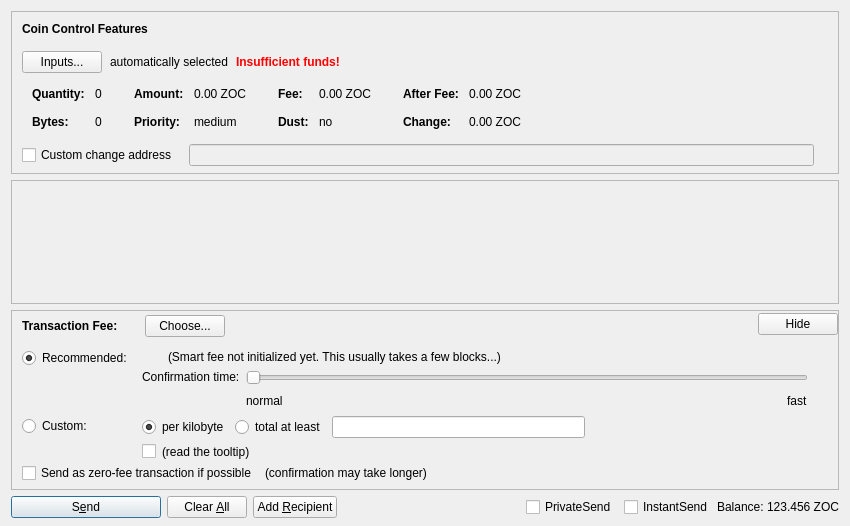
<?xml version="1.0" encoding="UTF-8"?>
<ui version="4.0">
 <class>SendCoinsDialog</class>
 <widget class="QDialog" name="SendCoinsDialog">
  <property name="geometry">
   <rect>
    <x>0</x>
    <y>0</y>
    <width>850</width>
    <height>526</height>
   </rect>
  </property>
  <property name="windowTitle">
   <string>Send Coins</string>
  </property>
  <layout class="QVBoxLayout" name="verticalLayout" stretch="0,1,0,0">
   <property name="bottomMargin">
    <number>8</number>
   </property>
   <item>
    <widget class="QFrame" name="frameCoinControl">
     <property name="sizePolicy">
      <sizepolicy hsizetype="Expanding" vsizetype="Expanding">
       <horstretch>0</horstretch>
       <verstretch>0</verstretch>
      </sizepolicy>
     </property>
     <property name="maximumSize">
      <size>
       <width>16777215</width>
       <height>16777215</height>
      </size>
     </property>
     <property name="frameShape">
      <enum>QFrame::StyledPanel</enum>
     </property>
     <property name="frameShadow">
      <enum>QFrame::Sunken</enum>
     </property>
     <layout class="QVBoxLayout" name="verticalLayoutCoinControl2">
      <property name="spacing">
       <number>0</number>
      </property>
      <property name="leftMargin">
       <number>0</number>
      </property>
      <property name="topMargin">
       <number>0</number>
      </property>
      <property name="rightMargin">
       <number>0</number>
      </property>
      <property name="bottomMargin">
       <number>6</number>
      </property>
      <item>
       <layout class="QVBoxLayout" name="verticalLayoutCoinControl" stretch="0,0,0,0,1">
        <property name="spacing">
         <number>0</number>
        </property>
        <property name="leftMargin">
         <number>10</number>
        </property>
        <property name="topMargin">
         <number>10</number>
        </property>
        <item>
         <layout class="QHBoxLayout" name="horizontalLayoutCoinControl1">
          <property name="bottomMargin">
           <number>15</number>
          </property>
          <item>
           <widget class="QLabel" name="labelCoinControlFeatures">
            <property name="sizePolicy">
             <sizepolicy hsizetype="Preferred" vsizetype="Maximum">
              <horstretch>0</horstretch>
              <verstretch>0</verstretch>
             </sizepolicy>
            </property>
            <property name="font">
             <font>
              <weight>75</weight>
              <bold>true</bold>
             </font>
            </property>
            <property name="styleSheet">
             <string notr="true">font-weight:bold;</string>
            </property>
            <property name="text">
             <string>Coin Control Features</string>
            </property>
           </widget>
          </item>
         </layout>
        </item>
        <item>
         <layout class="QHBoxLayout" name="horizontalLayoutCoinControl2" stretch="0,0,0,0">
          <property name="spacing">
           <number>8</number>
          </property>
          <property name="bottomMargin">
           <number>10</number>
          </property>
          <item>
           <widget class="QPushButton" name="pushButtonCoinControl">
            <property name="styleSheet">
             <string notr="true"/>
            </property>
            <property name="text">
             <string>Inputs...</string>
            </property>
            <property name="autoDefault">
             <bool>false</bool>
            </property>
           </widget>
          </item>
          <item>
           <widget class="QLabel" name="labelCoinControlAutomaticallySelected">
            <property name="text">
             <string>automatically selected</string>
            </property>
            <property name="margin">
             <number>5</number>
            </property>
           </widget>
          </item>
          <item>
           <widget class="QLabel" name="labelCoinControlInsuffFunds">
            <property name="font">
             <font>
              <weight>75</weight>
              <bold>true</bold>
             </font>
            </property>
            <property name="styleSheet">
             <string notr="true">color:red;font-weight:bold;</string>
            </property>
            <property name="text">
             <string>Insufficient funds!</string>
            </property>
            <property name="margin">
             <number>5</number>
            </property>
           </widget>
          </item>
          <item>
           <spacer name="horizontalSpacerCoinControl">
            <property name="orientation">
             <enum>Qt::Horizontal</enum>
            </property>
            <property name="sizeHint" stdset="0">
             <size>
              <width>40</width>
              <height>1</height>
             </size>
            </property>
           </spacer>
          </item>
         </layout>
        </item>
        <item>
         <widget class="QWidget" name="widgetCoinControl" native="true">
          <property name="sizePolicy">
           <sizepolicy hsizetype="Preferred" vsizetype="Preferred">
            <horstretch>0</horstretch>
            <verstretch>0</verstretch>
           </sizepolicy>
          </property>
          <property name="minimumSize">
           <size>
            <width>0</width>
            <height>0</height>
           </size>
          </property>
          <property name="styleSheet">
           <string notr="true"/>
          </property>
          <layout class="QHBoxLayout" name="horizontalLayoutCoinControl5">
           <property name="leftMargin">
            <number>0</number>
           </property>
           <property name="topMargin">
            <number>0</number>
           </property>
           <property name="rightMargin">
            <number>0</number>
           </property>
           <property name="bottomMargin">
            <number>0</number>
           </property>
           <item>
            <layout class="QHBoxLayout" name="horizontalLayoutCoinControl3" stretch="0,0,0,1">
             <property name="spacing">
              <number>20</number>
             </property>
             <property name="topMargin">
              <number>0</number>
             </property>
             <property name="bottomMargin">
              <number>10</number>
             </property>
             <item>
              <layout class="QFormLayout" name="formLayoutCoinControl1">
               <property name="horizontalSpacing">
                <number>10</number>
               </property>
               <property name="verticalSpacing">
                <number>14</number>
               </property>
               <property name="leftMargin">
                <number>10</number>
               </property>
               <property name="topMargin">
                <number>4</number>
               </property>
               <property name="rightMargin">
                <number>6</number>
               </property>
               <item row="0" column="0">
                <widget class="QLabel" name="labelCoinControlQuantityText">
                 <property name="font">
                  <font>
                   <weight>75</weight>
                   <bold>true</bold>
                  </font>
                 </property>
                 <property name="text">
                  <string>Quantity:</string>
                 </property>
                 <property name="margin">
                  <number>0</number>
                 </property>
                </widget>
               </item>
               <item row="0" column="1">
                <widget class="QLabel" name="labelCoinControlQuantity">
                 <property name="cursor">
                  <cursorShape>IBeamCursor</cursorShape>
                 </property>
                 <property name="contextMenuPolicy">
                  <enum>Qt::ActionsContextMenu</enum>
                 </property>
                 <property name="text">
                  <string notr="true">0</string>
                 </property>
                 <property name="margin">
                  <number>0</number>
                 </property>
                 <property name="textInteractionFlags">
                  <set>Qt::LinksAccessibleByMouse|Qt::TextSelectableByKeyboard|Qt::TextSelectableByMouse</set>
                 </property>
                </widget>
               </item>
               <item row="1" column="0">
                <widget class="QLabel" name="labelCoinControlBytesText">
                 <property name="font">
                  <font>
                   <weight>75</weight>
                   <bold>true</bold>
                  </font>
                 </property>
                 <property name="text">
                  <string>Bytes:</string>
                 </property>
                </widget>
               </item>
               <item row="1" column="1">
                <widget class="QLabel" name="labelCoinControlBytes">
                 <property name="cursor">
                  <cursorShape>IBeamCursor</cursorShape>
                 </property>
                 <property name="contextMenuPolicy">
                  <enum>Qt::ActionsContextMenu</enum>
                 </property>
                 <property name="text">
                  <string notr="true">0</string>
                 </property>
                 <property name="textInteractionFlags">
                  <set>Qt::LinksAccessibleByMouse|Qt::TextSelectableByKeyboard|Qt::TextSelectableByMouse</set>
                 </property>
                </widget>
               </item>
              </layout>
             </item>
             <item>
              <layout class="QFormLayout" name="formLayoutCoinControl2">
               <property name="horizontalSpacing">
                <number>10</number>
               </property>
               <property name="verticalSpacing">
                <number>14</number>
               </property>
               <property name="leftMargin">
                <number>6</number>
               </property>
               <property name="topMargin">
                <number>4</number>
               </property>
               <property name="rightMargin">
                <number>6</number>
               </property>
               <item row="0" column="0">
                <widget class="QLabel" name="labelCoinControlAmountText">
                 <property name="font">
                  <font>
                   <weight>75</weight>
                   <bold>true</bold>
                  </font>
                 </property>
                 <property name="text">
                  <string>Amount:</string>
                 </property>
                 <property name="margin">
                  <number>0</number>
                 </property>
                </widget>
               </item>
               <item row="0" column="1">
                <widget class="QLabel" name="labelCoinControlAmount">
                 <property name="cursor">
                  <cursorShape>IBeamCursor</cursorShape>
                 </property>
                 <property name="contextMenuPolicy">
                  <enum>Qt::ActionsContextMenu</enum>
                 </property>
                 <property name="text">
                  <string notr="true">0.00 ZOC</string>
                 </property>
                 <property name="textInteractionFlags">
                  <set>Qt::LinksAccessibleByMouse|Qt::TextSelectableByKeyboard|Qt::TextSelectableByMouse</set>
                 </property>
                </widget>
               </item>
               <item row="1" column="0">
                <widget class="QLabel" name="labelCoinControlPriorityText">
                 <property name="font">
                  <font>
                   <weight>75</weight>
                   <bold>true</bold>
                  </font>
                 </property>
                 <property name="text">
                  <string>Priority:</string>
                 </property>
                </widget>
               </item>
               <item row="1" column="1">
                <widget class="QLabel" name="labelCoinControlPriority">
                 <property name="cursor">
                  <cursorShape>IBeamCursor</cursorShape>
                 </property>
                 <property name="contextMenuPolicy">
                  <enum>Qt::ActionsContextMenu</enum>
                 </property>
                 <property name="text">
                  <string>medium</string>
                 </property>
                 <property name="textInteractionFlags">
                  <set>Qt::LinksAccessibleByMouse|Qt::TextSelectableByKeyboard|Qt::TextSelectableByMouse</set>
                 </property>
                </widget>
               </item>
              </layout>
             </item>
             <item>
              <layout class="QFormLayout" name="formLayoutCoinControl3">
               <property name="horizontalSpacing">
                <number>10</number>
               </property>
               <property name="verticalSpacing">
                <number>14</number>
               </property>
               <property name="leftMargin">
                <number>6</number>
               </property>
               <property name="topMargin">
                <number>4</number>
               </property>
               <property name="rightMargin">
                <number>6</number>
               </property>
               <item row="0" column="0">
                <widget class="QLabel" name="labelCoinControlFeeText">
                 <property name="font">
                  <font>
                   <weight>75</weight>
                   <bold>true</bold>
                  </font>
                 </property>
                 <property name="text">
                  <string>Fee:</string>
                 </property>
                 <property name="margin">
                  <number>0</number>
                 </property>
                </widget>
               </item>
               <item row="0" column="1">
                <widget class="QLabel" name="labelCoinControlFee">
                 <property name="cursor">
                  <cursorShape>IBeamCursor</cursorShape>
                 </property>
                 <property name="contextMenuPolicy">
                  <enum>Qt::ActionsContextMenu</enum>
                 </property>
                 <property name="text">
                  <string notr="true">0.00 ZOC</string>
                 </property>
                 <property name="textInteractionFlags">
                  <set>Qt::LinksAccessibleByMouse|Qt::TextSelectableByKeyboard|Qt::TextSelectableByMouse</set>
                 </property>
                </widget>
               </item>
               <item row="1" column="0">
                <widget class="QLabel" name="labelCoinControlLowOutputText">
                 <property name="font">
                  <font>
                   <weight>75</weight>
                   <bold>true</bold>
                  </font>
                 </property>
                 <property name="text">
                  <string>Dust:</string>
                 </property>
                </widget>
               </item>
               <item row="1" column="1">
                <widget class="QLabel" name="labelCoinControlLowOutput">
                 <property name="cursor">
                  <cursorShape>IBeamCursor</cursorShape>
                 </property>
                 <property name="contextMenuPolicy">
                  <enum>Qt::ActionsContextMenu</enum>
                 </property>
                 <property name="text">
                  <string>no</string>
                 </property>
                 <property name="textInteractionFlags">
                  <set>Qt::LinksAccessibleByMouse|Qt::TextSelectableByKeyboard|Qt::TextSelectableByMouse</set>
                 </property>
                </widget>
               </item>
              </layout>
             </item>
             <item>
              <layout class="QFormLayout" name="formLayoutCoinControl4">
               <property name="horizontalSpacing">
                <number>10</number>
               </property>
               <property name="verticalSpacing">
                <number>14</number>
               </property>
               <property name="leftMargin">
                <number>6</number>
               </property>
               <property name="topMargin">
                <number>4</number>
               </property>
               <property name="rightMargin">
                <number>6</number>
               </property>
               <item row="0" column="0">
                <widget class="QLabel" name="labelCoinControlAfterFeeText">
                 <property name="font">
                  <font>
                   <weight>75</weight>
                   <bold>true</bold>
                  </font>
                 </property>
                 <property name="text">
                  <string>After Fee:</string>
                 </property>
                 <property name="margin">
                  <number>0</number>
                 </property>
                </widget>
               </item>
               <item row="0" column="1">
                <widget class="QLabel" name="labelCoinControlAfterFee">
                 <property name="cursor">
                  <cursorShape>IBeamCursor</cursorShape>
                 </property>
                 <property name="contextMenuPolicy">
                  <enum>Qt::ActionsContextMenu</enum>
                 </property>
                 <property name="text">
                  <string notr="true">0.00 ZOC</string>
                 </property>
                 <property name="textInteractionFlags">
                  <set>Qt::LinksAccessibleByMouse|Qt::TextSelectableByKeyboard|Qt::TextSelectableByMouse</set>
                 </property>
                </widget>
               </item>
               <item row="1" column="0">
                <widget class="QLabel" name="labelCoinControlChangeText">
                 <property name="font">
                  <font>
                   <weight>75</weight>
                   <bold>true</bold>
                  </font>
                 </property>
                 <property name="text">
                  <string>Change:</string>
                 </property>
                </widget>
               </item>
               <item row="1" column="1">
                <widget class="QLabel" name="labelCoinControlChange">
                 <property name="cursor">
                  <cursorShape>IBeamCursor</cursorShape>
                 </property>
                 <property name="contextMenuPolicy">
                  <enum>Qt::ActionsContextMenu</enum>
                 </property>
                 <property name="text">
                  <string notr="true">0.00 ZOC</string>
                 </property>
                 <property name="textInteractionFlags">
                  <set>Qt::LinksAccessibleByMouse|Qt::TextSelectableByKeyboard|Qt::TextSelectableByMouse</set>
                 </property>
                </widget>
               </item>
              </layout>
             </item>
            </layout>
           </item>
          </layout>
         </widget>
        </item>
        <item>
         <layout class="QHBoxLayout" name="horizontalLayoutCoinControl4" stretch="0,0,0">
          <property name="spacing">
           <number>12</number>
          </property>
          <property name="sizeConstraint">
           <enum>QLayout::SetDefaultConstraint</enum>
          </property>
          <property name="topMargin">
           <number>5</number>
          </property>
          <property name="rightMargin">
           <number>5</number>
          </property>
          <item>
           <widget class="QCheckBox" name="checkBoxCoinControlChange">
            <property name="toolTip">
             <string>If this is activated, but the change address is empty or invalid, change will be sent to a newly generated address.</string>
            </property>
            <property name="text">
             <string>Custom change address</string>
            </property>
           </widget>
          </item>
          <item>
           <widget class="QValidatedLineEdit" name="lineEditCoinControlChange">
            <property name="enabled">
             <bool>false</bool>
            </property>
            <property name="sizePolicy">
             <sizepolicy hsizetype="Expanding" vsizetype="Fixed">
              <horstretch>0</horstretch>
              <verstretch>0</verstretch>
             </sizepolicy>
            </property>
           </widget>
          </item>
          <item>
           <widget class="QLabel" name="labelCoinControlChangeLabel">
            <property name="sizePolicy">
             <sizepolicy hsizetype="Preferred" vsizetype="Expanding">
              <horstretch>0</horstretch>
              <verstretch>0</verstretch>
             </sizepolicy>
            </property>
            <property name="minimumSize">
             <size>
              <width>0</width>
              <height>0</height>
             </size>
            </property>
            <property name="text">
             <string/>
            </property>
            <property name="margin">
             <number>3</number>
            </property>
           </widget>
          </item>
         </layout>
        </item>
        <item>
         <spacer name="verticalSpacerCoinControl">
          <property name="orientation">
           <enum>Qt::Vertical</enum>
          </property>
          <property name="sizeHint" stdset="0">
           <size>
            <width>800</width>
            <height>1</height>
           </size>
          </property>
         </spacer>
        </item>
       </layout>
      </item>
     </layout>
    </widget>
   </item>
   <item>
    <widget class="QScrollArea" name="scrollArea">
     <property name="widgetResizable">
      <bool>true</bool>
     </property>
     <widget class="QWidget" name="scrollAreaWidgetContents">
      <property name="geometry">
       <rect>
        <x>0</x>
        <y>0</y>
        <width>830</width>
        <height>69</height>
       </rect>
      </property>
      <layout class="QVBoxLayout" name="verticalLayout_2" stretch="0,1">
       <property name="leftMargin">
        <number>0</number>
       </property>
       <property name="topMargin">
        <number>0</number>
       </property>
       <property name="rightMargin">
        <number>0</number>
       </property>
       <property name="bottomMargin">
        <number>0</number>
       </property>
       <item>
        <layout class="QVBoxLayout" name="entries">
         <property name="spacing">
          <number>6</number>
         </property>
        </layout>
       </item>
       <item>
        <spacer name="verticalSpacer">
         <property name="orientation">
          <enum>Qt::Vertical</enum>
         </property>
         <property name="sizeHint" stdset="0">
          <size>
           <width>20</width>
           <height>40</height>
          </size>
         </property>
        </spacer>
       </item>
      </layout>
     </widget>
    </widget>
   </item>
   <item>
    <widget class="QFrame" name="frameFee">
     <property name="sizePolicy">
      <sizepolicy hsizetype="Expanding" vsizetype="Expanding">
       <horstretch>0</horstretch>
       <verstretch>0</verstretch>
      </sizepolicy>
     </property>
     <property name="maximumSize">
      <size>
       <width>16777215</width>
       <height>16777215</height>
      </size>
     </property>
     <property name="frameShape">
      <enum>QFrame::StyledPanel</enum>
     </property>
     <property name="frameShadow">
      <enum>QFrame::Sunken</enum>
     </property>
     <layout class="QVBoxLayout" name="verticalLayoutFee1">
      <property name="spacing">
       <number>0</number>
      </property>
      <property name="leftMargin">
       <number>0</number>
      </property>
      <property name="topMargin">
       <number>0</number>
      </property>
      <property name="rightMargin">
       <number>0</number>
      </property>
      <property name="bottomMargin">
       <number>0</number>
      </property>
      <item>
       <layout class="QVBoxLayout" name="verticalLayoutFee2" stretch="0,0,0">
        <property name="spacing">
         <number>0</number>
        </property>
        <property name="leftMargin">
         <number>10</number>
        </property>
        <property name="topMargin">
         <number>0</number>
        </property>
        <item>
         <layout class="QHBoxLayout" name="horizontalLayoutFee1">
          <property name="bottomMargin">
           <number>0</number>
          </property>
          <item>
           <layout class="QVBoxLayout" name="verticalLayoutFee7">
            <property name="spacing">
             <number>0</number>
            </property>
            <item>
             <spacer name="verticalSpacerSmartFee">
              <property name="orientation">
               <enum>Qt::Vertical</enum>
              </property>
              <property name="sizeType">
               <enum>QSizePolicy::Fixed</enum>
              </property>
              <property name="sizeHint" stdset="0">
               <size>
                <width>1</width>
                <height>4</height>
               </size>
              </property>
             </spacer>
            </item>
            <item>
             <layout class="QHBoxLayout" name="horizontalLayoutSmartFee">
              <property name="spacing">
               <number>10</number>
              </property>
              <item>
               <widget class="QLabel" name="labelFeeHeadline">
                <property name="sizePolicy">
                 <sizepolicy hsizetype="Preferred" vsizetype="Maximum">
                  <horstretch>0</horstretch>
                  <verstretch>0</verstretch>
                 </sizepolicy>
                </property>
                <property name="font">
                 <font>
                  <weight>75</weight>
                  <bold>true</bold>
                 </font>
                </property>
                <property name="styleSheet">
                 <string notr="true">font-weight:bold;</string>
                </property>
                <property name="text">
                 <string>Transaction Fee:</string>
                </property>
               </widget>
              </item>
              <item>
               <widget class="QLabel" name="labelFeeMinimized">
                <property name="text">
                 <string/>
                </property>
               </widget>
              </item>
              <item>
               <widget class="QPushButton" name="buttonChooseFee">
                <property name="text">
                 <string>Choose...</string>
                </property>
               </widget>
              </item>
             </layout>
            </item>
            <item>
             <spacer name="verticalSpacer_5">
              <property name="orientation">
               <enum>Qt::Vertical</enum>
              </property>
              <property name="sizeHint" stdset="0">
               <size>
                <width>1</width>
                <height>1</height>
               </size>
              </property>
             </spacer>
            </item>
           </layout>
          </item>
          <item>
           <spacer name="horizontalSpacer_4">
            <property name="orientation">
             <enum>Qt::Horizontal</enum>
            </property>
            <property name="sizeHint" stdset="0">
             <size>
              <width>40</width>
              <height>20</height>
             </size>
            </property>
           </spacer>
          </item>
          <item>
           <widget class="QPushButton" name="buttonMinimizeFee">
            <property name="toolTip">
             <string>collapse fee-settings</string>
            </property>
            <property name="text">
             <string>Hide</string>
            </property>
           </widget>
          </item>
         </layout>
        </item>
        <item>
         <widget class="QFrame" name="frameFeeSelection">
          <layout class="QVBoxLayout" name="verticalLayoutFee12">
           <property name="spacing">
            <number>0</number>
           </property>
           <property name="leftMargin">
            <number>0</number>
           </property>
           <property name="topMargin">
            <number>0</number>
           </property>
           <property name="rightMargin">
            <number>0</number>
           </property>
           <property name="bottomMargin">
            <number>0</number>
           </property>
           <item>
            <layout class="QGridLayout" name="gridLayoutFee">
             <property name="topMargin">
              <number>10</number>
             </property>
             <property name="bottomMargin">
              <number>4</number>
             </property>
             <property name="horizontalSpacing">
              <number>10</number>
             </property>
             <property name="verticalSpacing">
              <number>4</number>
             </property>
             <item row="1" column="1">
              <layout class="QVBoxLayout" name="verticalLayoutFee8">
               <property name="spacing">
                <number>6</number>
               </property>
               <item>
                <layout class="QHBoxLayout" name="horizontalLayoutFee13">
                 <item>
                  <widget class="QRadioButton" name="radioCustomPerKilobyte">
                   <property name="toolTip">
                    <string>If the custom fee is set to 1000 duffs and the transaction is only 250 bytes, then &quot;per kilobyte&quot; only pays 250 duffs in fee,&lt;br /&gt;while &quot;at least&quot; pays 1000 duffs. For transactions bigger than a kilobyte both pay by kilobyte.</string>
                   </property>
                   <property name="text">
                    <string>per kilobyte</string>
                   </property>
                   <property name="checked">
                    <bool>true</bool>
                   </property>
                   <attribute name="buttonGroup">
                    <string notr="true">groupCustomFee</string>
                   </attribute>
                  </widget>
                 </item>
                 <item>
                  <widget class="QRadioButton" name="radioCustomAtLeast">
                   <property name="toolTip">
                    <string>If the custom fee is set to 1000 duffs and the transaction is only 250 bytes, then &quot;per kilobyte&quot; only pays 250 duffs in fee,&lt;br /&gt;while &quot;total at least&quot; pays 1000 duffs. For transactions bigger than a kilobyte both pay by kilobyte.</string>
                   </property>
                   <property name="text">
                    <string>total at least</string>
                   </property>
                   <attribute name="buttonGroup">
                    <string notr="true">groupCustomFee</string>
                   </attribute>
                  </widget>
                 </item>
                 <item>
                  <widget class="BitcoinAmountField" name="customFee"/>
                 </item>
                 <item>
                  <spacer name="horizontalSpacer_6">
                   <property name="orientation">
                    <enum>Qt::Horizontal</enum>
                   </property>
                   <property name="sizeHint" stdset="0">
                    <size>
                     <width>1</width>
                     <height>1</height>
                    </size>
                   </property>
                  </spacer>
                 </item>
                </layout>
               </item>
               <item>
                <layout class="QHBoxLayout" name="horizontalLayoutFee8">
                 <item>
                  <widget class="QCheckBox" name="checkBoxMinimumFee">
                   <property name="toolTip">
                    <string>Paying only the minimum fee is just fine as long as there is less transaction volume than space in the blocks.&lt;br /&gt;But be aware that this can end up in a never confirming transaction once there is more demand for zeroone transactions than the network can process.</string>
                   </property>
                   <property name="text">
                    <string/>
                   </property>
                  </widget>
                 </item>
                 <item>
                  <widget class="QLabel" name="labelMinFeeWarning">
                   <property name="enabled">
                    <bool>true</bool>
                   </property>
                   <property name="toolTip">
                    <string>Paying only the minimum fee is just fine as long as there is less transaction volume than space in the blocks.&lt;br /&gt;But be aware that this can end up in a never confirming transaction once there is more demand for zeroone transactions than the network can process.</string>
                   </property>
                   <property name="text">
                    <string>(read the tooltip)</string>
                   </property>
                   <property name="margin">
                    <number>5</number>
                   </property>
                  </widget>
                 </item>
                 <item>
                  <spacer name="horizontalSpacer_2">
                   <property name="orientation">
                    <enum>Qt::Horizontal</enum>
                   </property>
                   <property name="sizeHint" stdset="0">
                    <size>
                     <width>1</width>
                     <height>1</height>
                    </size>
                   </property>
                  </spacer>
                 </item>
                </layout>
               </item>
              </layout>
             </item>
             <item row="0" column="0">
              <layout class="QVBoxLayout" name="verticalLayoutFee4" stretch="0,1">
               <item>
                <widget class="QRadioButton" name="radioSmartFee">
                 <property name="text">
                  <string>Recommended:</string>
                 </property>
                 <property name="checked">
                  <bool>true</bool>
                 </property>
                 <attribute name="buttonGroup">
                  <string notr="true">groupFee</string>
                 </attribute>
                </widget>
               </item>
               <item>
                <spacer name="verticalSpacer_2">
                 <property name="orientation">
                  <enum>Qt::Vertical</enum>
                 </property>
                 <property name="sizeHint" stdset="0">
                  <size>
                   <width>1</width>
                   <height>1</height>
                  </size>
                 </property>
                </spacer>
               </item>
              </layout>
             </item>
             <item row="1" column="0">
              <layout class="QVBoxLayout" name="verticalLayoutFee9" stretch="0,1">
               <item>
                <widget class="QRadioButton" name="radioCustomFee">
                 <property name="text">
                  <string>Custom:</string>
                 </property>
                 <attribute name="buttonGroup">
                  <string notr="true">groupFee</string>
                 </attribute>
                </widget>
               </item>
               <item>
                <spacer name="verticalSpacer_6">
                 <property name="orientation">
                  <enum>Qt::Vertical</enum>
                 </property>
                 <property name="sizeHint" stdset="0">
                  <size>
                   <width>1</width>
                   <height>1</height>
                  </size>
                 </property>
                </spacer>
               </item>
              </layout>
             </item>
             <item row="0" column="1">
              <layout class="QVBoxLayout" name="verticalLayoutFee3" stretch="0,0,1">
               <property name="spacing">
                <number>6</number>
               </property>
               <property name="topMargin">
                <number>2</number>
               </property>
               <item>
                <layout class="QHBoxLayout" name="horizontalLayoutFee12">
                 <item>
                  <widget class="QLabel" name="labelSmartFee">
                   <property name="text">
                    <string/>
                   </property>
                   <property name="margin">
                    <number>2</number>
                   </property>
                  </widget>
                 </item>
                 <item>
                  <widget class="QLabel" name="labelFeeEstimation">
                   <property name="text">
                    <string/>
                   </property>
                  </widget>
                 </item>
                 <item>
                  <widget class="QLabel" name="labelSmartFee2">
                   <property name="text">
                    <string>(Smart fee not initialized yet. This usually takes a few blocks...)</string>
                   </property>
                   <property name="margin">
                    <number>2</number>
                   </property>
                  </widget>
                 </item>
                 <item>
                  <spacer name="horizontalSpacer_5">
                   <property name="orientation">
                    <enum>Qt::Horizontal</enum>
                   </property>
                   <property name="sizeHint" stdset="0">
                    <size>
                     <width>1</width>
                     <height>1</height>
                    </size>
                   </property>
                  </spacer>
                 </item>
                </layout>
               </item>
               <item>
                <layout class="QHBoxLayout" name="horizontalLayoutFee9">
                 <item>
                  <layout class="QVBoxLayout" name="verticalLayoutFee6">
                   <item>
                    <widget class="QLabel" name="labelSmartFee3">
                     <property name="text">
                      <string>Confirmation time:</string>
                     </property>
                     <property name="margin">
                      <number>2</number>
                     </property>
                    </widget>
                   </item>
                   <item>
                    <spacer name="verticalSpacer_3">
                     <property name="orientation">
                      <enum>Qt::Vertical</enum>
                     </property>
                     <property name="sizeHint" stdset="0">
                      <size>
                       <width>1</width>
                       <height>1</height>
                      </size>
                     </property>
                    </spacer>
                   </item>
                  </layout>
                 </item>
                 <item>
                  <layout class="QVBoxLayout" name="verticalLayoutFee5">
                   <property name="rightMargin">
                    <number>30</number>
                   </property>
                   <item>
                    <widget class="QSlider" name="sliderSmartFee">
                     <property name="minimum">
                      <number>0</number>
                     </property>
                     <property name="maximum">
                      <number>24</number>
                     </property>
                     <property name="pageStep">
                      <number>1</number>
                     </property>
                     <property name="value">
                      <number>0</number>
                     </property>
                     <property name="orientation">
                      <enum>Qt::Horizontal</enum>
                     </property>
                     <property name="invertedAppearance">
                      <bool>false</bool>
                     </property>
                     <property name="invertedControls">
                      <bool>false</bool>
                     </property>
                     <property name="tickPosition">
                      <enum>QSlider::NoTicks</enum>
                     </property>
                    </widget>
                   </item>
                   <item>
                    <layout class="QHBoxLayout" name="horizontalLayoutFee10">
                     <item>
                      <widget class="QLabel" name="labelSmartFeeNormal">
                       <property name="text">
                        <string>normal</string>
                       </property>
                      </widget>
                     </item>
                     <item>
                      <spacer name="horizontalSpacer_3">
                       <property name="orientation">
                        <enum>Qt::Horizontal</enum>
                       </property>
                       <property name="sizeHint" stdset="0">
                        <size>
                         <width>40</width>
                         <height>20</height>
                        </size>
                       </property>
                      </spacer>
                     </item>
                     <item>
                      <widget class="QLabel" name="labelSmartFeeFast">
                       <property name="text">
                        <string>fast</string>
                       </property>
                      </widget>
                     </item>
                    </layout>
                   </item>
                  </layout>
                 </item>
                </layout>
               </item>
               <item>
                <spacer name="verticalSpacer_4">
                 <property name="orientation">
                  <enum>Qt::Vertical</enum>
                 </property>
                 <property name="sizeHint" stdset="0">
                  <size>
                   <width>1</width>
                   <height>1</height>
                  </size>
                 </property>
                </spacer>
               </item>
              </layout>
             </item>
            </layout>
           </item>
           <item>
            <layout class="QHBoxLayout" name="horizontalLayoutFee5" stretch="0,0,0">
             <property name="spacing">
              <number>8</number>
             </property>
             <property name="bottomMargin">
              <number>4</number>
             </property>
             <item>
              <widget class="QCheckBox" name="checkBoxFreeTx">
               <property name="text">
                <string>Send as zero-fee transaction if possible</string>
               </property>
              </widget>
             </item>
             <item>
              <widget class="QLabel" name="labelFreeTx">
               <property name="text">
                <string>(confirmation may take longer)</string>
               </property>
               <property name="margin">
                <number>5</number>
               </property>
              </widget>
             </item>
             <item>
              <spacer name="horizontalSpacerFee5">
               <property name="orientation">
                <enum>Qt::Horizontal</enum>
               </property>
               <property name="sizeHint" stdset="0">
                <size>
                 <width>1</width>
                 <height>1</height>
                </size>
               </property>
              </spacer>
             </item>
            </layout>
           </item>
           <item>
            <spacer name="verticalSpacerFee2">
             <property name="orientation">
              <enum>Qt::Vertical</enum>
             </property>
             <property name="sizeHint" stdset="0">
              <size>
               <width>1</width>
               <height>1</height>
              </size>
             </property>
            </spacer>
           </item>
          </layout>
         </widget>
        </item>
        <item>
         <spacer name="verticalSpacerFee">
          <property name="orientation">
           <enum>Qt::Vertical</enum>
          </property>
          <property name="sizeHint" stdset="0">
           <size>
            <width>800</width>
            <height>1</height>
           </size>
          </property>
         </spacer>
        </item>
       </layout>
      </item>
     </layout>
    </widget>
   </item>
   <item>
    <layout class="QHBoxLayout" name="horizontalLayout">
     <item>
      <widget class="QPushButton" name="sendButton">
       <property name="minimumSize">
        <size>
         <width>150</width>
         <height>0</height>
        </size>
       </property>
       <property name="toolTip">
        <string>Confirm the send action</string>
       </property>
       <property name="text">
        <string>S&amp;end</string>
       </property>
       <property name="autoDefault">
        <bool>false</bool>
       </property>
       <property name="default">
        <bool>true</bool>
       </property>
      </widget>
     </item>
     <item>
      <widget class="QPushButton" name="clearButton">
       <property name="sizePolicy">
        <sizepolicy hsizetype="Minimum" vsizetype="Fixed">
         <horstretch>0</horstretch>
         <verstretch>0</verstretch>
        </sizepolicy>
       </property>
       <property name="toolTip">
        <string>Clear all fields of the form.</string>
       </property>
       <property name="text">
        <string>Clear &amp;All</string>
       </property>
       <property name="autoDefault">
        <bool>false</bool>
       </property>
      </widget>
     </item>
     <item>
      <widget class="QPushButton" name="addButton">
       <property name="toolTip">
        <string>Send to multiple recipients at once</string>
       </property>
       <property name="text">
        <string>Add &amp;Recipient</string>
       </property>
       <property name="autoDefault">
        <bool>false</bool>
       </property>
      </widget>
     </item>
     <item>
      <spacer name="horizontalSpacer">
       <property name="orientation">
        <enum>Qt::Horizontal</enum>
       </property>
       <property name="sizeHint" stdset="0">
        <size>
         <width>40</width>
         <height>20</height>
        </size>
       </property>
      </spacer>
     </item>
     <item>
      <layout class="QHBoxLayout" name="horizontalLayout_2">
       <property name="spacing">
        <number>3</number>
       </property>
       <item>
        <widget class="QCheckBox" name="checkUsePrivateSend">
         <property name="minimumSize">
          <size>
           <width>95</width>
           <height>0</height>
          </size>
         </property>
         <property name="text">
          <string>PrivateSend</string>
         </property>
         <property name="checked">
          <bool>false</bool>
         </property>
        </widget>
       </item>
       <item>
        <widget class="QCheckBox" name="checkUseInstantSend">
         <property name="enabled">
          <bool>true</bool>
         </property>
         <property name="minimumSize">
          <size>
           <width>85</width>
           <height>0</height>
          </size>
         </property>
         <property name="text">
          <string>InstantSend</string>
         </property>
        </widget>
       </item>
       <item>
        <widget class="QLabel" name="label">
         <property name="text">
          <string>Balance:</string>
         </property>
        </widget>
       </item>
       <item>
        <widget class="QLabel" name="labelBalance">
         <property name="sizePolicy">
          <sizepolicy hsizetype="Preferred" vsizetype="Fixed">
           <horstretch>0</horstretch>
           <verstretch>0</verstretch>
          </sizepolicy>
         </property>
         <property name="cursor">
          <cursorShape>IBeamCursor</cursorShape>
         </property>
         <property name="text">
          <string notr="true">123.456 ZOC</string>
         </property>
         <property name="textInteractionFlags">
          <set>Qt::LinksAccessibleByMouse|Qt::TextSelectableByKeyboard|Qt::TextSelectableByMouse</set>
         </property>
        </widget>
       </item>
      </layout>
     </item>
    </layout>
   </item>
  </layout>
 </widget>
 <customwidgets>
  <customwidget>
   <class>QValidatedLineEdit</class>
   <extends>QLineEdit</extends>
   <header>qvalidatedlineedit.h</header>
  </customwidget>
  <customwidget>
   <class>BitcoinAmountField</class>
   <extends>QLineEdit</extends>
   <header>bitcoinamountfield.h</header>
   <container>1</container>
  </customwidget>
 </customwidgets>
 <resources>
  <include location="../zeroone.qrc"/>
 </resources>
 <connections/>
 <buttongroups>
  <buttongroup name="groupCustomFee"/>
  <buttongroup name="groupFee"/>
 </buttongroups>
</ui>
